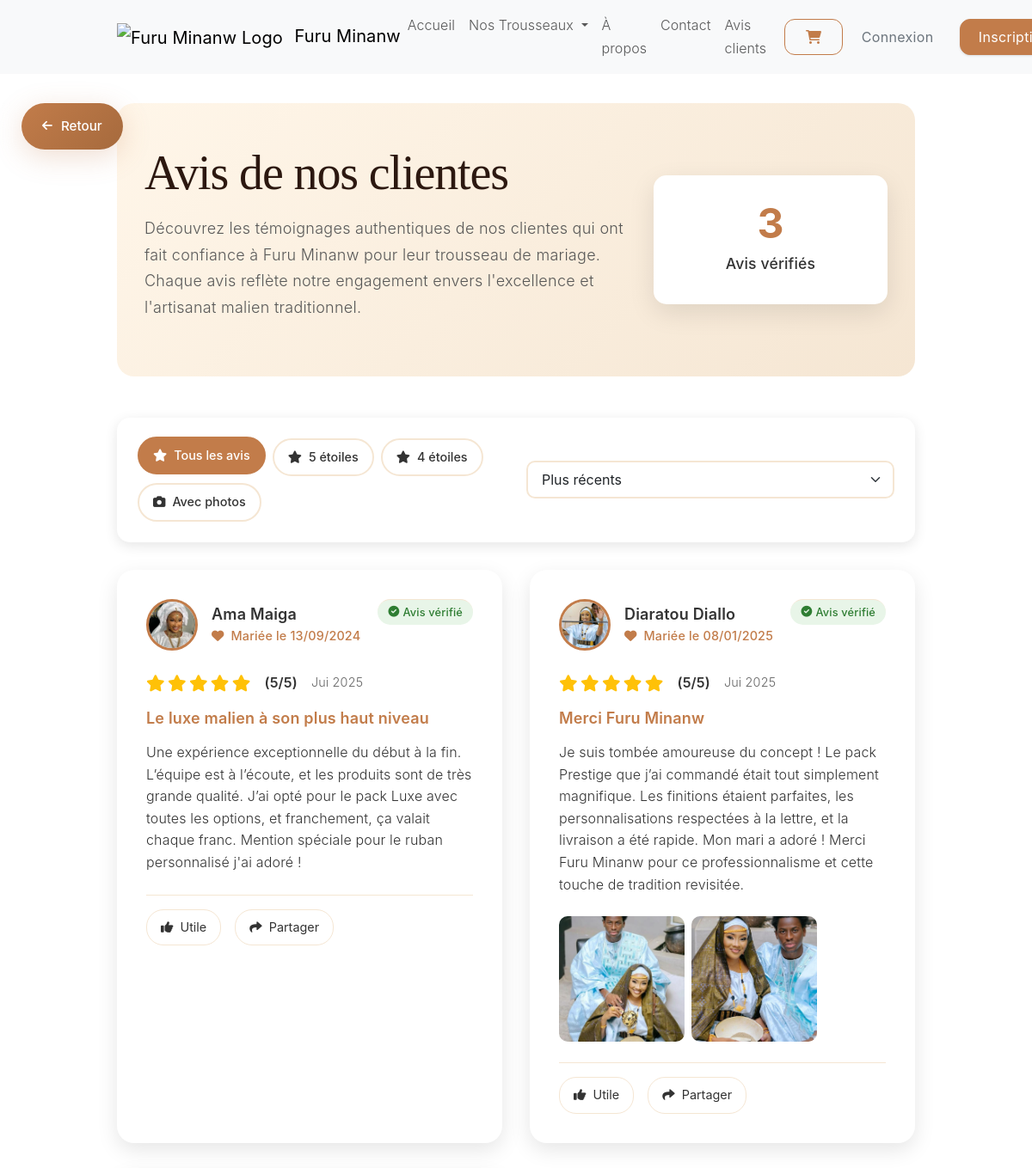
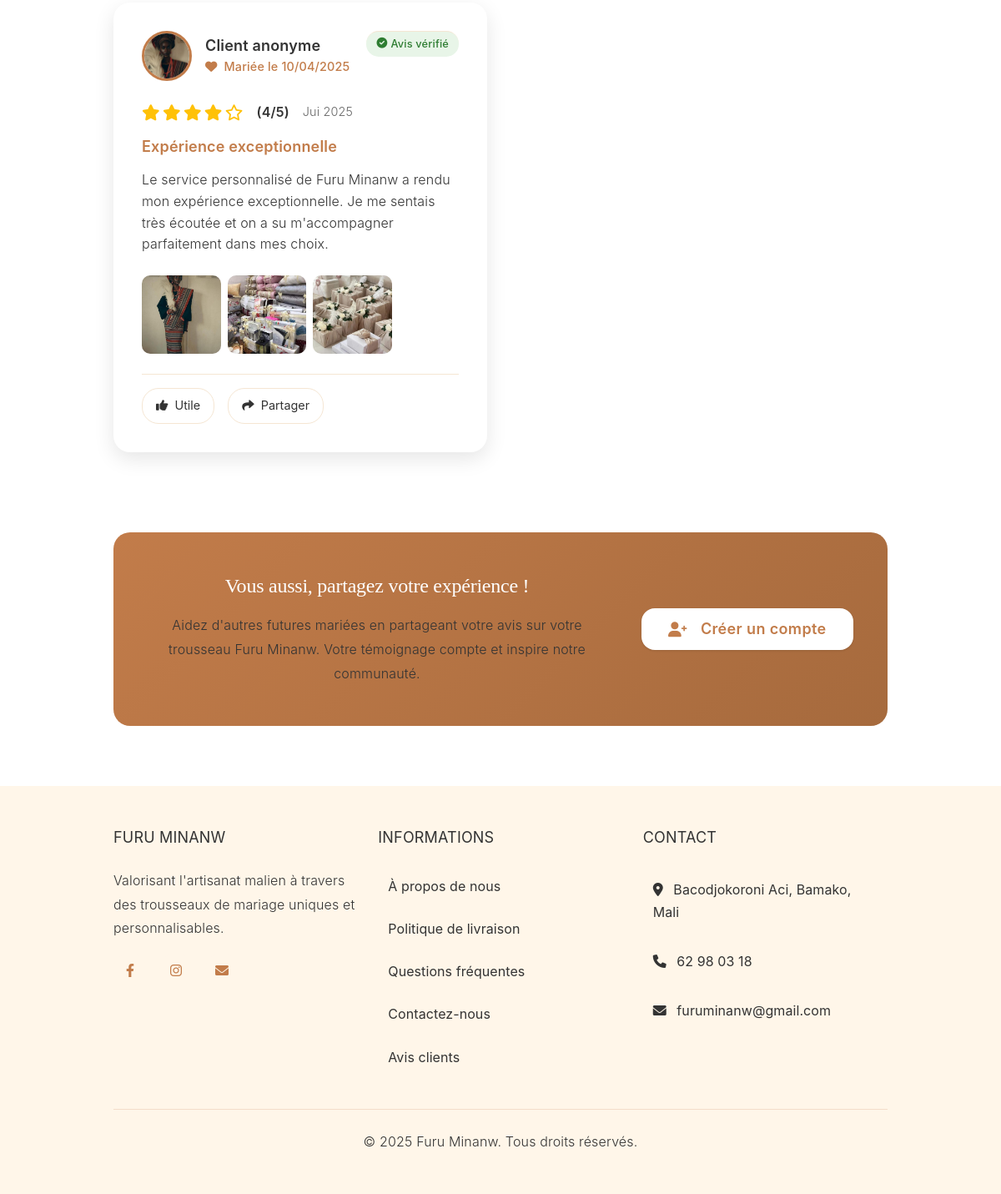
Screenshot of /avis/ with the database file from the repository (2 pictures, top to bottom).
### utilisateurs/models.py (models this page shows, shortened)
class AvisClient(models.Model):
    STATUT_CHOICES = [
        ('en_attente', 'En attente de modération'),
        ('approuve', 'Approuvé'),
        ('rejete', 'Rejeté'),
    ]
    client = models.ForeignKey(User, on_delete=models.CASCADE, related_name='avis_donnes')
    note = models.IntegerField(
        validators=[MinValueValidator(1), MaxValueValidator(5)],
        verbose_name="Note (sur 5)"
    )
    titre = models.CharField(max_length=100, verbose_name="Titre de votre avis")
    contenu = models.TextField(
        max_length=500,
        verbose_name="Votre expérience",
        help_text="Partagez votre expérience (100-500 caractères)"
    )
    date_mariage = models.DateField(verbose_name="Date de votre mariage")
    statut = models.CharField(max_length=20, choices=STATUT_CHOICES, default='en_attente')
    afficher_accueil = models.BooleanField(default=False, verbose_name="Afficher sur la page d'accueil")
    commentaire_moderation = models.TextField(blank=True, verbose_name="Commentaire de modération")
    date_creation = models.DateTimeField(auto_now_add=True)
    date_modification = models.DateTimeField(auto_now=True)
    date_moderation = models.DateTimeField(null=True, blank=True)
    moderateur = models.ForeignKey(
        User,
        on_delete=models.SET_NULL,
        null=True,
        blank=True,
        related_name='avis_moderes'
    )
    class Meta:
        verbose_name = 'Avis client'
        verbose_name_plural = 'Avis clients'
        ordering = ['-date_creation']

class Profil(models.Model):
    utilisateur = models.OneToOneField(User, on_delete=models.CASCADE)
    telephone = models.CharField(max_length=20, blank=True)
    adresse = models.CharField(max_length=255, blank=True)
    ville = models.CharField(max_length=100, blank=True)
    pays = models.CharField(max_length=100, default='Mali')
    email_verifie = models.BooleanField(default=False)
    photo_profil = models.ImageField(
        upload_to=upload_to_profile,
        blank=True,
        null=True,
        validators=[FileExtensionValidator(allowed_extensions=['jpg', 'jpeg', 'png'])],
        help_text="Photo de profil (JPG/PNG, max 5MB)"
    )
    date_mariage = models.DateField(null=True, blank=True, verbose_name="Date de votre mariage")
    autoriser_nom_public = models.BooleanField(
        default=False,
        verbose_name="Autoriser l'affichage de mon nom complet dans les avis"
    )
    affichage_anonyme = models.BooleanField(
        default=False,
        verbose_name="Afficher mes avis de manière anonyme"
    )
    suppression_demandee = models.BooleanField(default=False)
    date_demande_suppression = models.DateTimeField(null=True, blank=True)
    token_suppression = models.CharField(max_length=255, blank=True)
    class Meta:
        verbose_name = 'Profil'
        verbose_name_plural = 'Profils'
    def get_nom_affichage(self):
        if self.affichage_anonyme:
            return "Client anonyme"
        elif self.autoriser_nom_public:
            nom_complet = f"{self.utilisateur.first_name} {self.utilisateur.last_name}".strip()
            return nom_complet if nom_complet else self.utilisateur.username
        else:
            prenom = self.utilisateur.first_name or self.utilisateur.username
            nom_initial = self.utilisateur.last_name[0] + "." if self.utilisateur.last_name else ""
            return f"{prenom} {nom_initial}".strip()

class PhotoAvis(models.Model):
    avis = models.ForeignKey(AvisClient, on_delete=models.CASCADE, related_name='photos')
    image = models.ImageField(
        upload_to=upload_to_avis_photos,
        validators=[FileExtensionValidator(allowed_extensions=['jpg', 'jpeg', 'png'])],
        help_text="Photo de mariage (JPG/PNG, max 5MB)"
    )
    legende = models.CharField(max_length=200, blank=True, verbose_name="Légende (optionnel)")
    ordre = models.PositiveIntegerField(default=0, verbose_name="Ordre d'affichage")
    class Meta:
        verbose_name = 'Photo d\'avis'
        verbose_name_plural = 'Photos d\'avis'
        ordering = ['ordre']

### pages/views.py (the view)
# urls.py: path('avis/', views.tous_les_avis, name='tous_les_avis'),
def tous_les_avis(request):
    avis_clients = AvisClient.objects.filter(
        statut='approuve'
    ).select_related('client__profil').prefetch_related('photos').order_by('-date_creation')
    context = {
        'avis_clients': avis_clients,
        'titre': 'Avis de nos clientes'
    }
    return render(request, 'pages/tous_les_avis.html', context)

### templates/pages/tous_les_avis.html (shortened to what this page needs)
{% extends 'base.html' %}
{% load static %}
{% block content %}
<div class="container mt-4">
    <div class="hero-section mb-5">
        <div class="row align-items-center">
            <div class="col-lg-8">
                <h1 class="display-4 mb-3">{{ titre }}</h1>
                <p class="lead text-muted">
                    Découvrez les témoignages authentiques de nos clientes qui ont fait confiance à Furu Minanw
                    pour leur trousseau de mariage. Chaque avis reflète notre engagement envers l'excellence
                    et l'artisanat malien traditionnel.
                </p>
            </div>
            <div class="col-lg-4 text-center">
                <div class="stats-card">
                    <div class="stat-number">{{ avis_clients.count }}</div>
                    <div class="stat-label">Avis vérifiés</div>
                </div>
            </div>
        </div>
    </div>
    {% if avis_clients %}
        <div class="filters-section mb-4">
            <div class="row align-items-center">
                <div class="col-md-6">
                    <div class="filter-buttons">
                        <button class="filter-btn active" data-filter="all">
                            <i class="fas fa-star me-2"></i>Tous les avis
                        </button>
                        <button class="filter-btn" data-filter="5">
                            <i class="fas fa-star me-2"></i>5 étoiles
                        </button>
                        <button class="filter-btn" data-filter="4">
                            <i class="fas fa-star me-2"></i>4 étoiles
                        </button>
                        <button class="filter-btn" data-filter="photos">
                            <i class="fas fa-camera me-2"></i>Avec photos
                        </button>
                    </div>
                </div>
                <div class="col-md-6">
                    <div class="sort-controls">
                        <select id="sortSelect" class="form-select">
                            <option value="recent">Plus récents</option>
                        </select>
                    </div>
                </div>
            </div>
        </div>
        <div class="avis-grid" id="avisGrid">
            {% for avis in avis_clients %}
                <div class="avis-card"
                     data-note="{{ avis.note }}"
                     data-date="{{ avis.date_creation|date:'Y-m-d' }}"
                     data-photos="{% if avis.photos.exists %}true{% else %}false{% endif %}">
                    <div class="avis-header">
                        <div class="client-info">
                            <div class="client-avatar">
                                {% if avis.client.profil.photo_profil %}
                                    <img src="{{ avis.client.profil.photo_profil.url }}"
                                         alt="Photo de {{ avis.client.profil.get_nom_affichage }}"
                                         class="avatar-img">
                                {% else %}
                                    <div class="avatar-placeholder">
                                        <i class="fas fa-user"></i>
                                    </div>
                                {% endif %}
                            </div>
                            <div class="client-details">
                                <h6 class="client-name">{{ avis.client.profil.get_nom_affichage }}</h6>
                                <div class="client-meta">
                                    <span class="marriage-date">
                                        <i class="fas fa-heart me-1"></i>
                                        Mariée le {{ avis.date_mariage|date:"d/m/Y" }}
                                    </span>
                                </div>
                            </div>
                        </div>
                        <div class="avis-badge">
                            <span class="verified-badge">
                                <i class="fas fa-check-circle me-1"></i>
                                Avis vérifié
                            </span>
                        </div>
                    </div>
                    <div class="avis-rating mb-3">
                        <div class="stars">
                            {% for i in "12345" %}
                                {% if forloop.counter <= avis.note %}
                                    <i class="fas fa-star"></i>
                                {% else %}
                                    <i class="far fa-star"></i>
                                {% endif %}
                            {% endfor %}
                        </div>
                        <span class="rating-text">({{ avis.note }}/5)</span>
                        <span class="date-text">{{ avis.date_creation|date:"M Y" }}</span>
                    </div>
                    <h5 class="avis-title">{{ avis.titre }}</h5>
                    <div class="avis-content">
                        <p class="avis-text">{{ avis.contenu }}</p>
                    </div>
                    {% if avis.photos.exists %}
                        <div class="avis-photos">
                            <div class="photos-grid">
                                {% for photo in avis.photos.all %}
                                    <div class="photo-item">
                                        <img src="{{ photo.image.url }}"
                                             alt="{{ photo.legende|default:'Photo de mariage' }}"
                                              class="photo-thumbnail"
                                              data-bs-toggle="modal"
                                              data-bs-target="#photoModal{{ avis.id }}_{{ photo.id }}">
                                    </div>
                                {% endfor %}
                            </div>
                        </div>
                    {% endif %}
                    <div class="avis-actions">
                        <button class="action-btn helpful-btn" data-avis-id="{{ avis.id }}">
                            <i class="fas fa-thumbs-up me-1"></i>
                            Utile
                        </button>
                        <button class="action-btn share-btn" data-avis-id="{{ avis.id }}">
                            <i class="fas fa-share me-1"></i>
                            Partager
                        </button>
                    </div>
                </div>
            {% endfor %}
        </div>
    {% endif %}
    <div class="cta-section mt-5">
        <div class="cta-card">
            <div class="row align-items-center">
                <div class="col-lg-8">
                    <h3>Vous aussi, partagez votre expérience !</h3>
                    <p class="mb-0">
                        Aidez d'autres futures mariées en partageant votre avis sur votre trousseau Furu Minanw.
                        Votre témoignage compte et inspire notre communauté.
                    </p>
                </div>
                <div class="col-lg-4 text-center">
                    {% if user.is_authenticated %}
                        {% if user.profil.peut_laisser_avis %}
                            <a href="{% url 'utilisateurs:ajouter_avis' %}" class="btn btn-primary btn-lg">
                                <i class="fas fa-star me-2"></i>Écrire mon avis
                            </a>
                        {% else %}
                            <a href="{% url 'utilisateurs:profil' %}" class="btn btn-outline-primary btn-lg">
                                <i class="fas fa-user-edit me-2"></i>Compléter mon profil
                            </a>
                        {% endif %}
                    {% else %}
                        <a href="{% url 'utilisateurs:inscription' %}" class="btn btn-primary btn-lg">
                            <i class="fas fa-user-plus me-2"></i>Créer un compte
                        </a>
                    {% endif %}
                </div>
            </div>
        </div>
    </div>
</div>
{% endblock %}

### rows the page displays
AvisClient: client.profil.photo_profil (picture), client.profil.get_nom_affichage "Ama Maiga", date_mariage "13/09/2024", note "5", date_creation "Jui 2025", titre "Le luxe malien à son plus haut niveau", contenu "Une expérience exceptionnelle du début à la fin. L’équipe est à l’écoute, et les produits sont de très grande qualité. J’ai opté pour le pack Luxe avec toutes les options, et franchement, ça valait chaque franc. Mention spéciale pour le ruban personnalisé j'ai adoré !"
AvisClient: client.profil.photo_profil (picture), client.profil.get_nom_affichage "Diaratou Diallo", date_mariage "08/01/2025", note "5", date_creation "Jui 2025", titre "Merci Furu Minanw", contenu "Je suis tombée amoureuse du concept ! Le pack Prestige que j’ai commandé était tout simplement magnifique. Les finitions étaient parfaites, les personnalisations respectées à la lettre, et la livraison a été rapide. Mon mari a adoré ! Merci Furu Minanw pour ce professionnalisme et cette touche de tradition revisitée."
PhotoAvis: image (picture)
PhotoAvis: image (picture)
AvisClient: client.profil.photo_profil (picture), client.profil.get_nom_affichage "Client anonyme", date_mariage "10/04/2025", note "4", date_creation "Jui 2025", titre "Expérience exceptionnelle", contenu "Le service personnalisé de Furu Minanw a rendu mon expérience exceptionnelle. Je me sentais très écoutée et on a su m'accompagner parfaitement dans mes choix."
PhotoAvis: image (picture)
PhotoAvis: image (picture)
PhotoAvis: image (picture)

### other values shown
{{ titre }} "Avis de nos clientes"
{{ avis_clients.count }} "3"
{{ COMPANY_ADDRESS }} "Bacodjokoroni Aci"
{{ COMPANY_CITY }} "Bamako"
{{ COMPANY_COUNTRY }} "Mali"
{{ COMPANY_PHONE }} "62 98 03 18"
{{ COMPANY_EMAIL }} "furuminanw@gmail.com"
